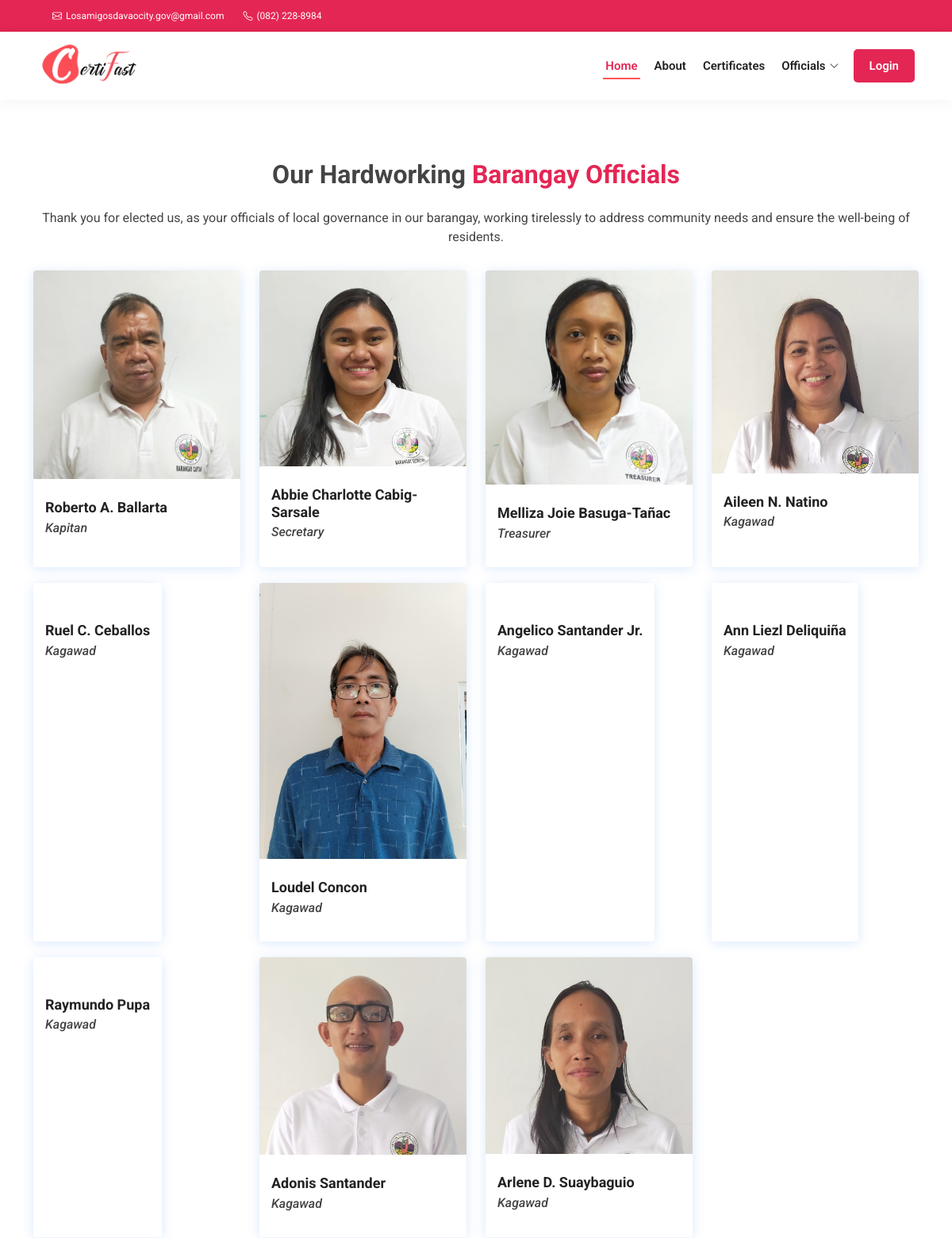
/barangay-officials.php (upper part), run on an earlier commit of the app's database.
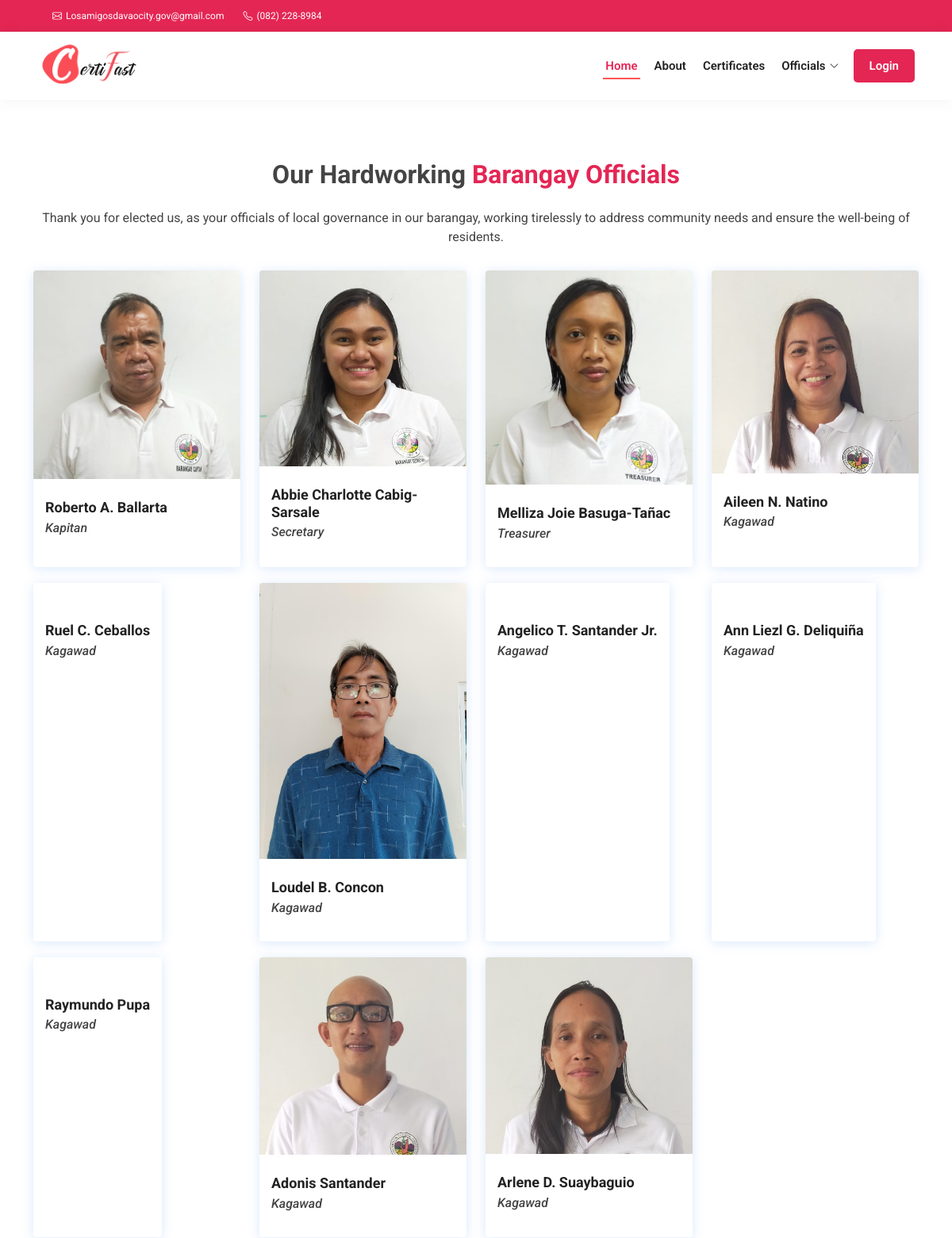
And on a later commit of the database.
### tables this page shows
CREATE TABLE `tblbrgy_info` (
  `id` int(11) NOT NULL AUTO_INCREMENT,
  `province_name` varchar(100) DEFAULT NULL,
  `town_name` varchar(100) DEFAULT NULL,
  `brgy_address` varchar(100) NOT NULL,
  `brgy_name` varchar(50) DEFAULT NULL,
  `contact_number` varchar(50) DEFAULT NULL,
  `brgy_email` varchar(50) DEFAULT NULL,
  `dashboardphoto` varchar(200) DEFAULT NULL,
  `city_logo` varchar(100) DEFAULT NULL,
  `brgy_logo` varchar(100) DEFAULT NULL,
  PRIMARY KEY (`id`)
);

CREATE TABLE `tblofficials` (
  `id` int(11) NOT NULL AUTO_INCREMENT,
  `picture` text DEFAULT NULL,
  `fullname` varchar(50) DEFAULT NULL,
  `position` varchar(50) DEFAULT NULL,
  `address` varchar(50) NOT NULL,
  `termstart` date DEFAULT NULL,
  `termend` date DEFAULT NULL,
  `status` varchar(20) DEFAULT NULL,
  PRIMARY KEY (`id`)
);

CREATE TABLE `tblposition` (
  `id` int(11) NOT NULL AUTO_INCREMENT,
  `position` varchar(50) DEFAULT NULL,
  PRIMARY KEY (`id`)
);

### barangay-officials.php (the view, shortened to what this page needs)
<?php
    include 'server/dbconnect.php';
    $query1 = "SELECT * FROM tblbrgy_info WHERE id='1'";
    $result1 = $conn->query($query1)->fetch_assoc();
    $query = "SELECT tblofficials.fullname, tblofficials.picture, tblposition.position FROM tblofficials JOIN tblposition ON tblofficials.position = tblposition.id WHERE tblposition.position IN ('Kapitan','Secretary','Treasurer','Kagawad') AND `status`='Active'";
    $result = $conn->query($query);
    $rows = array();
    while ($row = $result->fetch_assoc()) {
    $rows[] = $row;
    }
?>
<!DOCTYPE html>
<html lang="en">
<head>
  <link href="homepage/assets/vendor/aos/aos.css" rel="stylesheet">
  <link href="homepage/assets/vendor/bootstrap/css/bootstrap.min.css" rel="stylesheet">
  <link href="homepage/assets/vendor/bootstrap-icons/bootstrap-icons.css" rel="stylesheet">
  <link href="homepage/assets/vendor/boxicons/css/boxicons.min.css" rel="stylesheet">
  <link href="homepage/assets/vendor/glightbox/css/glightbox.min.css" rel="stylesheet">
  <link href="homepage/assets/vendor/swiper/swiper-bundle.min.css" rel="stylesheet">
  <link href="homepage/assets/css/style.css" rel="stylesheet">
</head>
<body>
  <section id="topbar" class="d-flex align-items-center">
    <div class="container d-flex justify-content-center justify-content-md-between">
      <div class="contact-info d-flex align-items-center">
        <i class="bi bi-envelope d-flex align-items-center ms-4"><a href="mailto:losamigosdavaocity.gov@gmail.com"> <?= ucwords($result1['brgy_email']) ?></a></i>
        <i class="bi bi-telephone d-flex align-items-center ms-4"> <span><?= ucwords($result1['contact_number']) ?></span></i>
      </div>
    </div>
  </section>
  <header id="header" class="d-flex align-items-center">
    <div class="container d-flex align-items-center justify-content-between">
      <h1 class="logo"><a href="index.php"><img src="homepage/assets/img/title-logo.png" alt="title-logo"></a></h1>
      <nav id="navbar" class="navbar">
        <ul>
            <li><a class="nav-link scrollto active" href="index.php#hero">Home</a></li>
            <li><a class="nav-link scrollto" href="index.php#about">About</a></li>
            <li><a class="nav-link scrollto" href="index.php#services">Certificates</a></li>
            <li class="dropdown"><a href="#"><span>Officials</span> <i class="bi bi-chevron-down"></i></a>
          </li>
          <li><a href="login.php" class="btn-login"> Login</a></li>
        </ul>
      </nav>
    </div>
  </header>
  <main id="main" data-aos="fade-up">
    <section id="team" class="team section-bg">
      <div class="container" data-aos="fade-up">
        <div class="section-title">
          <h3>Our Hardworking <span>Barangay Officials</span></h3><br>
          <span>Thank you for elected us, as your officials of local governance in our barangay, working tirelessly to address community needs and ensure the well-being of residents.</span>
        </div>
        <div class="row">
          <?php foreach ($rows as $row): ?>
            <div class="col-lg-3 col-md-6 d-flex align-items-stretch" data-aos="fade-up" data-aos-delay="100">
              <div class="member">
                <div class="member-img">
                  <img src="assets/uploads/officials_profile/<?= $row['picture'] ?>" class="img-fluid" alt="">
                </div>
                <div class="member-info">
                  <h4><?= ucwords($row['fullname']) ?></h4>
                  <h6><i><?= ucwords($row['position']) ?></i></h6>
                </div>
              </div>
            </div>
            <?php endforeach ?>
        </div>
      </div>
    </section>
  </main>
</body>
</html>

### Homepage/assets/css/style.css (style rules this page uses)
body { font-family: "Roboto", sans-serif; color: #444444; }
a { color: #E42654; text-decoration: none; }
h1, h2, h3, h4, h5, h6 { font-family: "Roboto", sans-serif; }
#topbar { background: #E42654; height: 40px; font-size: 12px; transition: all 0.5s; color: #fff; padding: 0; }
#topbar .contact-info i { font-style: normal; color: #fff; }
#topbar .contact-info i a, #topbar .contact-info i span { padding-left: 5px; color: #fff; }
#topbar .contact-info i a { line-height: 0; transition: 0.3s; transition: 0.3s; }
#header { background: #fff; transition: all 0.5s; z-index: 997; height: 86px; box-shadow: 0px 2px 15px rgba(0, 0, 0, 0.1); }
#header .logo { font-size: 30px; margin: 0; padding: 10; line-height: 1; font-weight: 600; letter-spacing: 0.8px; font-family: "Poppins", sans-serif; }
#header .logo a { color: #222222; }
#header .logo img { max-height: 70px; }
.navbar { padding: 0; }
.navbar ul { margin: 0; display: inline-flex; list-style: none; align-items: center; position: relative; }
.navbar .btn-login { margin: 0; left: 0; position: relative; color: #fff; padding: 10px 20px 10px 20px; border-radius: 5px; background-color: #E42654; display: flex; }
.navbar>ul>li { white-space: nowrap; padding: 10px 5px 10px 10px; }
.navbar a, .navbar a:focus { display: flex; align-items: center; justify-content: space-between; padding: 0 3px; font-size: 15px; font-weight: 600; color: #222222; white-space: nowrap; transition: 0.3s; position: relative; }
.navbar a i, .navbar a:focus i { font-size: 12px; line-height: 0; margin-left: 5px; }
.navbar .nav-link:before { content: ""; position: absolute; width: 100%; height: 2px; bottom: -6px; left: 0; background-color: #fc5555; visibility: hidden; width: 0px; transition: all 0.3s ease-in-out 0s; }
.navbar a:hover:before, .navbar li:hover>a:before, .navbar .active:before { visibility: visible; width: 100%; }
.navbar a:hover, .navbar .active, .navbar .active:focus, .navbar li:hover>a { color: #E42654; }
section { padding: 60px 0; overflow: hidden; }
.section-bg { background-color: rgba(255, 255, 255, 0.6); }
.section-title { text-align: center; padding-bottom: 30px; }
.section-title h3 { margin: 15px 0 0 0; font-size: 32px; font-weight: 700; }
.section-title h3 span { color: #E42654; }
.team { padding: 60px 0; }
.team .member { margin-bottom: 20px; overflow: hidden; border-radius: 4px; background: #fff; box-shadow: 0px 2px 15px rgba(16, 110, 234, 0.15); }
.team .member .member-img { position: relative; overflow: hidden; }
.team .member .member-info { padding: 25px 15px; }
.team .member .member-info h4 { font-weight: 700; margin-bottom: 5px; font-size: 18px; color: #222222; }

What changed in the data, as far as the page shows it:
changed tblofficials: fullname "Loudel Concon" → "Loudel B. Concon"
changed tblofficials: fullname "Angelico Santander Jr." → "Angelico T. Santander Jr."
changed tblofficials: fullname "Ann Liezl Deliquiña" → "Ann Liezl G. Deliquiña"
